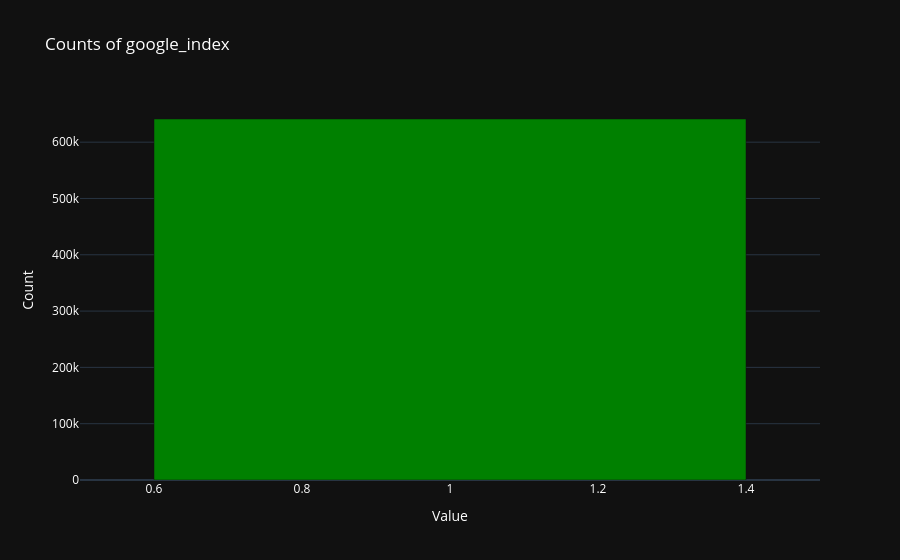
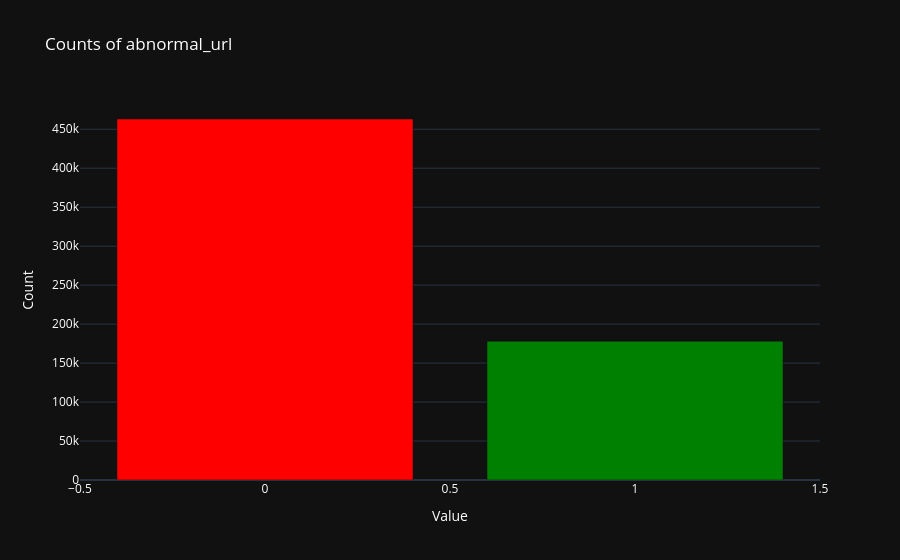
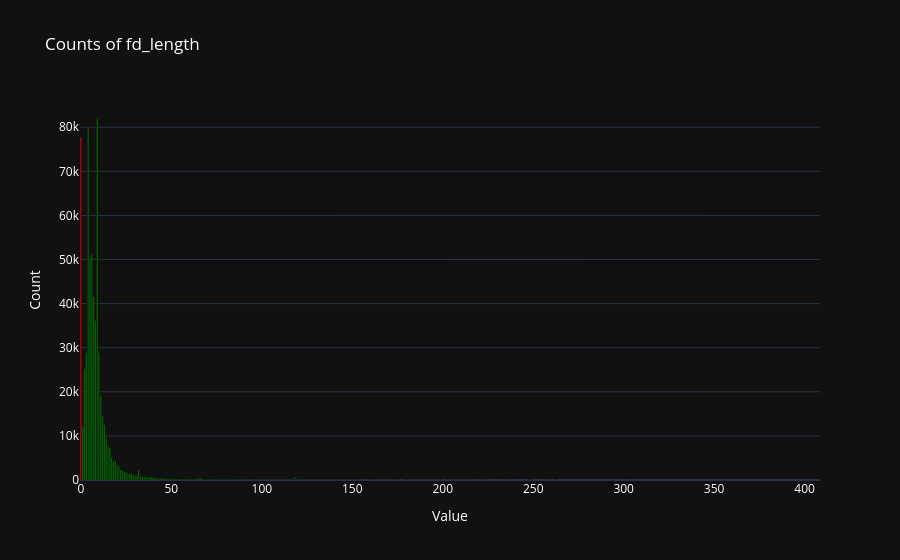

Notebook source saved alongside these figures, in order:
### Code cell
true_color = 'green'

false_color = 'red'

google_index_counts = data['google_index'].value_counts()
colors = [true_color if val else false_color for val in google_index_counts.index]
fig_google_index = go.Figure(data=go.Bar(x=google_index_counts.index, y=google_index_counts, marker_color=colors))
fig_google_index.update_layout(title='Counts of google_index',
                            xaxis_title='Value',
                            yaxis_title='Count',
                            template='plotly_dark',
                            font=dict(color='white'))
fig_google_index.show()

abnormal_url_counts = data['abnormal_url'].value_counts()
colors = [true_color if val else false_color for val in abnormal_url_counts.index]
fig_abnormal_url = go.Figure(data=go.Bar(x=abnormal_url_counts.index, y=abnormal_url_counts, marker_color=colors))
fig_abnormal_url.update_layout(title='Counts of abnormal_url',
                               xaxis_title='Value',
                               yaxis_title='Count',
                               template='plotly_dark',
                               font=dict(color='white'))
fig_abnormal_url.show()

fd_length_counts = data['fd_length'].value_counts()
colors = [true_color if val else false_color for val in fd_length_counts.index]
fig_fd_length = go.Figure(data=go.Bar(x=fd_length_counts.index, y=fd_length_counts, marker_color=colors))
fig_fd_length.update_layout(title='Counts of fd_length',
                              xaxis_title='Value',
                              yaxis_title='Count',
                              template='plotly_dark',
                              font=dict(color='white'))
fig_fd_length.show()

tld_length_counts = data['tld_length'].value_counts()
colors = [true_color if val else false_color for val in tld_length_counts.index]
fig_tld_length = go.Figure(data=go.Bar(x=tld_length_counts.index, y=tld_length_counts, marker_color=colors))
fig_tld_length.update_layout(title='Counts of tld_length',
                          xaxis_title='Value',
                          yaxis_title='Count',
                          template='plotly_dark',
                          font=dict(color='white'))
fig_tld_length.show()

### Figure 1 — Plotly figure (JSON) as saved in the notebook; plotly's stock layout.template omitted (floating-point values rounded to 4 significant figures)
{"data": [{"marker": {"color": ["green"]}, "type": "bar", "x": [1], "y": [641125]}], "layout": {"font": {"color": "white"}, "title": {"text": "Counts of google_index"}, "xaxis": {"title": {"text": "Value"}}, "yaxis": {"title": {"text": "Count"}}}}

### Figure 2 — Plotly figure (JSON) as saved in the notebook; plotly's stock layout.template omitted (floating-point values rounded to 4 significant figures)
{"data": [{"marker": {"color": ["red", "green"]}, "type": "bar", "x": [0, 1], "y": [463162, 177963]}], "layout": {"font": {"color": "white"}, "title": {"text": "Counts of abnormal_url"}, "xaxis": {"title": {"text": "Value"}}, "yaxis": {"title": {"text": "Count"}}}}

### Figure 3 — Plotly figure (JSON) as saved in the notebook; plotly's stock layout.template omitted (floating-point values rounded to 4 significant figures; data arrays with more than 128 entries replaced by an {"elided": "..."} marker saying what was removed)
{"data": [{"marker": {"color": {"elided": "216 str values"}}, "type": "bar", "x": {"elided": "216 int values"}, "y": {"elided": "216 int values"}}], "layout": {"font": {"color": "white"}, "title": {"text": "Counts of fd_length"}, "xaxis": {"title": {"text": "Value"}}, "yaxis": {"title": {"text": "Count"}}}}
